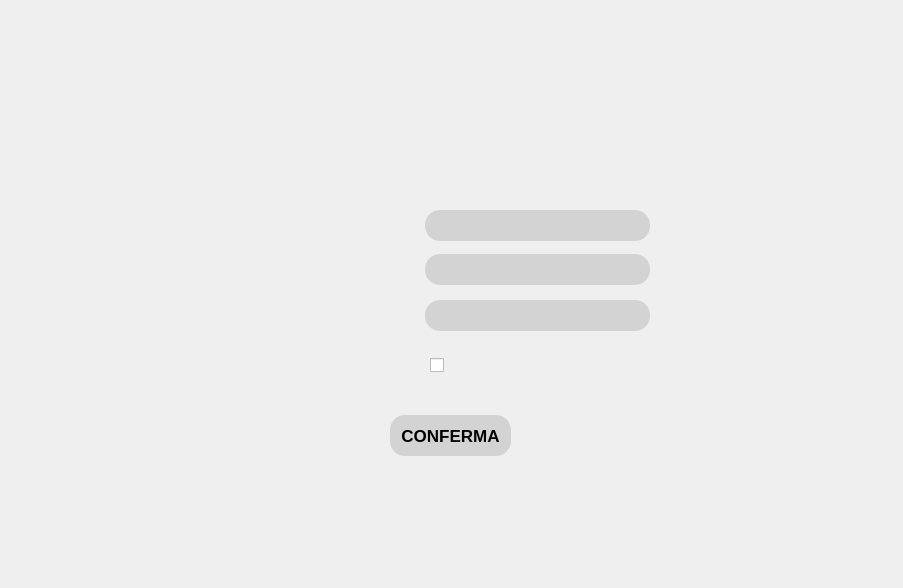
<?xml version="1.0" encoding="UTF-8"?>
<ui version="4.0">
 <class>InserisciIngresso</class>
 <widget class="QWidget" name="InserisciIngresso">
  <property name="geometry">
   <rect>
    <x>0</x>
    <y>0</y>
    <width>903</width>
    <height>588</height>
   </rect>
  </property>
  <property name="minimumSize">
   <size>
    <width>903</width>
    <height>588</height>
   </size>
  </property>
  <property name="maximumSize">
   <size>
    <width>903</width>
    <height>588</height>
   </size>
  </property>
  <property name="windowTitle">
   <string>Inserisci Ingresso</string>
  </property>
  <widget class="QLabel" name="label">
   <property name="geometry">
    <rect>
     <x>0</x>
     <y>0</y>
     <width>903</width>
     <height>588</height>
    </rect>
   </property>
   <property name="text">
    <string/>
   </property>
   <property name="pixmap">
    <pixmap>InserisciIngresso.png</pixmap>
   </property>
  </widget>
  <widget class="QPushButton" name="button_conferma">
   <property name="geometry">
    <rect>
     <x>390</x>
     <y>415</y>
     <width>121</width>
     <height>41</height>
    </rect>
   </property>
   <property name="font">
    <font>
     <family>Arial</family>
     <pointsize>13</pointsize>
     <bold>true</bold>
    </font>
   </property>
   <property name="styleSheet">
    <string notr="true">color:black;
background-color: lightgrey;
border-radius: 15px;</string>
   </property>
   <property name="text">
    <string>CONFERMA</string>
   </property>
  </widget>
  <widget class="QLineEdit" name="id">
   <property name="geometry">
    <rect>
     <x>425</x>
     <y>210</y>
     <width>225</width>
     <height>31</height>
    </rect>
   </property>
   <property name="styleSheet">
    <string notr="true">color: black;
border-radius:15px;
background-color: lightgrey;</string>
   </property>
  </widget>
  <widget class="QLineEdit" name="codiceFiscale">
   <property name="geometry">
    <rect>
     <x>425</x>
     <y>254</y>
     <width>225</width>
     <height>31</height>
    </rect>
   </property>
   <property name="styleSheet">
    <string notr="true">color: black;
border-radius:15px;
background-color: lightgrey;</string>
   </property>
  </widget>
  <widget class="QLineEdit" name="data">
   <property name="geometry">
    <rect>
     <x>425</x>
     <y>300</y>
     <width>225</width>
     <height>31</height>
    </rect>
   </property>
   <property name="styleSheet">
    <string notr="true">color: black;
border-radius:15px;
background-color: lightgrey;</string>
   </property>
  </widget>
  <widget class="QCheckBox" name="abbonato">
   <property name="geometry">
    <rect>
     <x>430</x>
     <y>357</y>
     <width>16</width>
     <height>16</height>
    </rect>
   </property>
   <property name="text">
    <string/>
   </property>
  </widget>
 </widget>
 <resources>
  <include location="InserisciIngresso.qrc"/>
 </resources>
 <connections/>
</ui>
